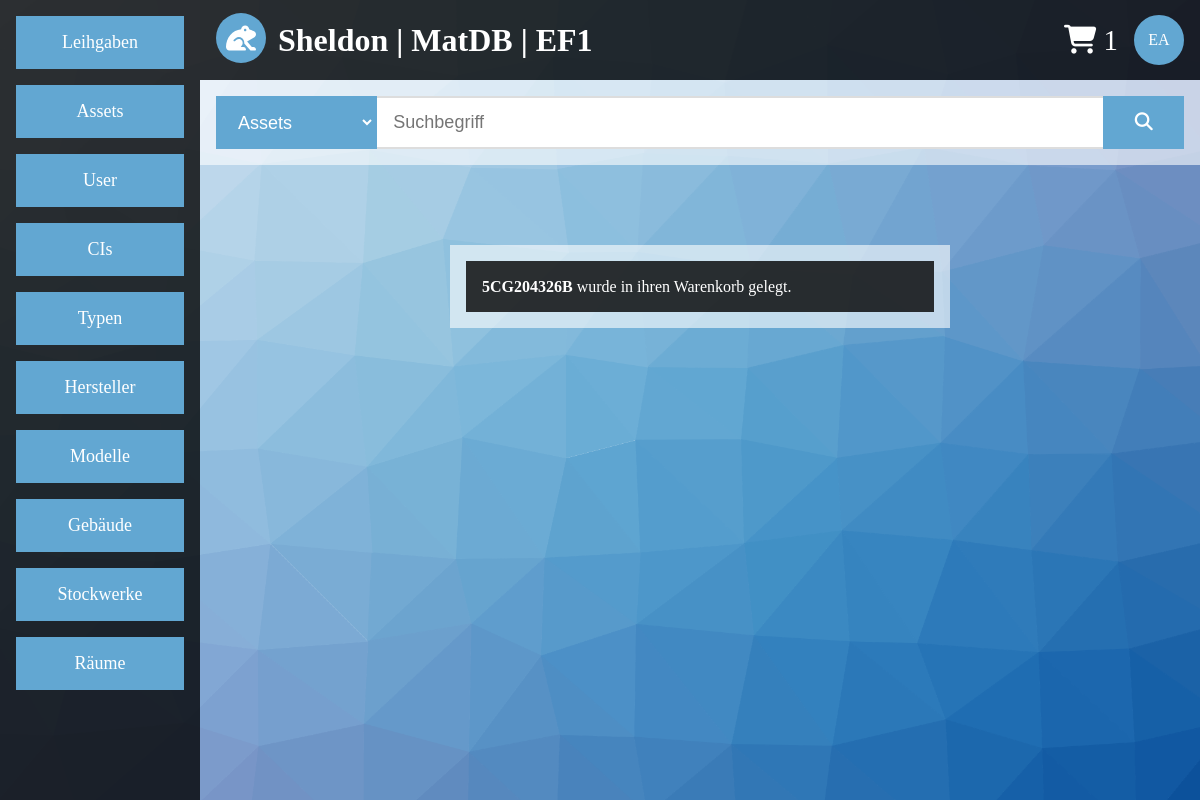
The app's page /cart.php?aktion=add&category=asset&id=44 (signed in), older data.
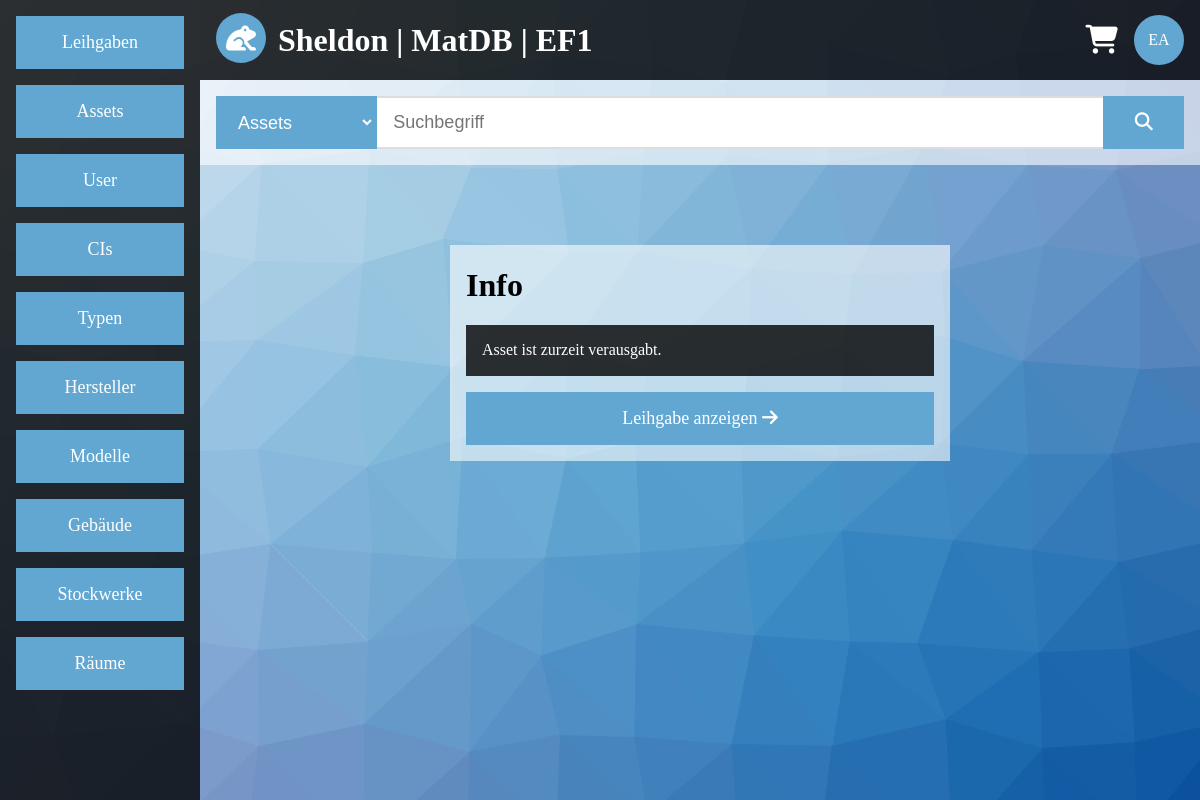
The same page, newer data.
### tables this page shows
CREATE TABLE IF NOT EXISTS `asset` (
  `asset_id` int(255) NOT NULL AUTO_INCREMENT,
  `asset_type_id` int(255) NOT NULL,
  `asset_vendor_id` int(255) NOT NULL,
  `asset_model_id` int(255) NOT NULL,
  `asset_building_id` int(255) NOT NULL DEFAULT '1',
  `asset_floor_id` int(255) NOT NULL DEFAULT '1',
  `asset_room_id` int(255) NOT NULL DEFAULT '1',
  `asset_serial` varchar(200) NOT NULL,
  `asset_cis` varchar(200) NOT NULL,
  `asset_keywords` longtext NOT NULL,
  PRIMARY KEY (`asset_id`),
  UNIQUE KEY `asset_serial` (`asset_serial`),
  KEY `asset_type_id` (`asset_type_id`),
  KEY `asset_vendor_id` (`asset_vendor_id`),
  KEY `asset_model_id` (`asset_model_id`),
  KEY `asset_building_id` (`asset_building_id`),
  KEY `asset_floor_id` (`asset_floor_id`),
  KEY `asset_room_id` (`asset_room_id`)
);

### include/config.inc.php (called while the page is built, shortened)
<?php
$app_org = 'EF1';
?>

### cart.php (the view, shortened to what the changed rows need)
<?php
require($_SERVER['DOCUMENT_ROOT'].'/include/auth.inc.php');
require($_SERVER['DOCUMENT_ROOT'].'/include/config.inc.php');
$output = '';
$sql = mysqli_connect($app_sqlhost,$app_sqluser,$app_sqlpasswd,$app_sqldb);
if(!$sql)
{
	$output .= '<div class="container">';
	$output .= '<div class="content-center container white-alpha">';
	$output .= '<h1>Error</h1>';
	$output .= '<div class="panel black-alpha">';
	$output .= '<p>Es konnte keine Datenbankverbindung hergestellt werden.</p>';
	$output .= '</div>';
	$output .= '</div>';
	$output .= '</div>';
}
else
{
	$sql->query('SET NAMES UTF8');
	if(!empty($_GET))
	{
		if(empty($_GET['aktion']))
		{
			$output .= '<div class="container">';
			$output .= '<div class="content-center container white-alpha">';
			$output .= '<h1>Error</h1>';
			$output .= '<div class="panel black-alpha">';
			$output .= '<p>Es konnte keine Aktion durchgef&uuml;hrt werden.</p>';
			$output .= '</div>';
			$output .= '</div>';
			$output .= '</div>';
		}
		else
		{
			if(preg_match('/[^a-z]/',$_GET['aktion']) == 0)
			{
				$allowed_aktions = array('add','del','view');
				if(in_array($_GET['aktion'],$allowed_aktions))
				{
					if($_GET['aktion'] == $allowed_aktions[0] || $_GET['aktion'] == $allowed_aktions[1])
					{
						if(empty($_GET['category']))
						{
							$output .= '<div class="container">';
							$output .= '<div class="content-center container white-alpha">';
							$output .= '<h1>Error</h1>';
							$output .= '<div class="panel black-alpha">';
							$output .= '<p>Es wurde keine Kategorie gesendet.</p>';
							$output .= '</div>';
							$output .= '</div>';
							$output .= '</div>';
						}
						else
						{
							if(preg_match('/[^a-z]/',$_GET['category']) == 0)
							{
								$allowed_category = array('asset','user');
								if(in_array($_GET['category'],$allowed_category))
								{
									if($_GET['aktion'] == $allowed_aktions[0])
									{
										if(empty($_GET['id']))
										{
											$output .= '<div class="container">';
											$output .= '<div class="content-center container white-alpha">';
											$output .= '<h1>Error</h1>';
											$output .= '<div class="panel black-alpha">';
											$output .= '<p>Es wurde keine ID gesendet.</p>';
											$output .= '</div>';
											$output .= '</div>';
											$output .= '</div>';
										}
										else
										{
											if(preg_match('/[^0-9]/',$_GET['id']) == 0)
											{
												if($_GET['category'] == $allowed_category[0])
												{
													$query = "
													SELECT lend_id,lend_assets
													FROM lend
													WHERE lend_archived = '0'";
													$result = $sql->query($query);
													$amount_gs = mysqli_num_rows($result);
													if($amount_gs > 0)
													{
														while($row = $result->fetch_array(MYSQLI_ASSOC))
														{
															$lend_assets = json_decode($row['lend_assets']);
															if(in_array($_GET['id'],$lend_assets))
															{
																$lend_id = $row['lend_id'];
																break;
															}
														}
													}
													if(!empty($lend_id))
													{
														$output .= '<div class="container">';
														$output .= '<div class="content-center container white-alpha">';
														$output .= '<h1>Info</h1>';
														$output .= '<div class="panel black-alpha">';
														$output .= '<p>Asset ist zurzeit verausgabt.</p>';
														$output .= '</div>';
														$output .= '<p><a class="block btn-default border border-light-blue light-blue hover-white hover-text-blue" href="view.php?category=lend&id='.$lend_id.'">Leihgabe anzeigen <i class="fas fa-arrow-right"></i></a></p>';
														$output .= '</div>';
														$output .= '</div>';
													}
													else
													{
														$query = sprintf("
														SELECT asset_serial
														FROM asset
														WHERE asset_id = '%s';",
														$sql->real_escape_string($_GET['id']));
														$result = $sql->query($query);
														if($row = $result->fetch_array(MYSQLI_ASSOC))
														{
															$exit = 0;
															if(!$exit)
															{
																$output .= '<div class="container">';
																$output .= '<div class="content-center container white-alpha">';
																$output .= '<div class="panel black-alpha">';
																$output .= '<p><strong>'.$row['asset_serial'].'</strong> wurde in ihren Warenkorb gelegt.</p>';
																$output .= '</div>';
																$output .= '</div>';
																$output .= '</div>';
															}
														}
													}
												}
											}
										}
										$cart_count = count($_SESSION['cart']['assets']);
									}
								}
							}
						}
					}
				}
			}
		}
	}
}
?>
<!DOCTYPE HTML>
<html lang="de">
	<head>
		<?php
		require($_SERVER['DOCUMENT_ROOT'].'/include/head.inc.php');
		?>
	</head>
	<body>
	<?php
	require($_SERVER['DOCUMENT_ROOT'].'/include/body.inc.php');
	?>
	</body>
</html>

### include/body.inc.php (shortened to what the changed rows need)
<div class="bg-default">
	<div class="content-default">
		<div class="container black-alpha">
			<table class="block">
				<tr>
					<td class="col-l6">
						<table>
							<tr>
								<td>
									<a href="index.php">
										<h1>Sheldon
											<span class="hide-small">
												| MatDB
												<?php
												if(!empty($app_org))
												{
													echo ' | '.$app_org;
												}
												?>
											</span>
										</h1>
									</a>
								</td>
							</tr>
						</table>
					</td>
					<td class="col-l6">
						<table align="right">
							<tr>
								<td>
									<a class="btn-default large" href="cart.php?aktion=view">
										<i class="fas fa-shopping-cart"></i>
										<?php
										if(!empty($cart_count))
										{
											echo $cart_count;
										}
										?>
									</a>
								</td>
							</tr>
						</table>
					</td>
				</tr>
			</table>
		</div>
		<?php
		if(!empty($output))
		{
			echo $output;
		}
		?>
	</div>
</div>

Row changes from the older to the newer data that the page shows:
no longer on this page (row edited): asset: asset_serial "5CG204326B"
Text that changed along with them:
$cart_count: "1" → (not shown)
text no longer shown: "wurde in ihren Warenkorb gelegt."
text now shown: "Info Asset ist zurzeit verausgabt. Leihgabe anzeigen"
